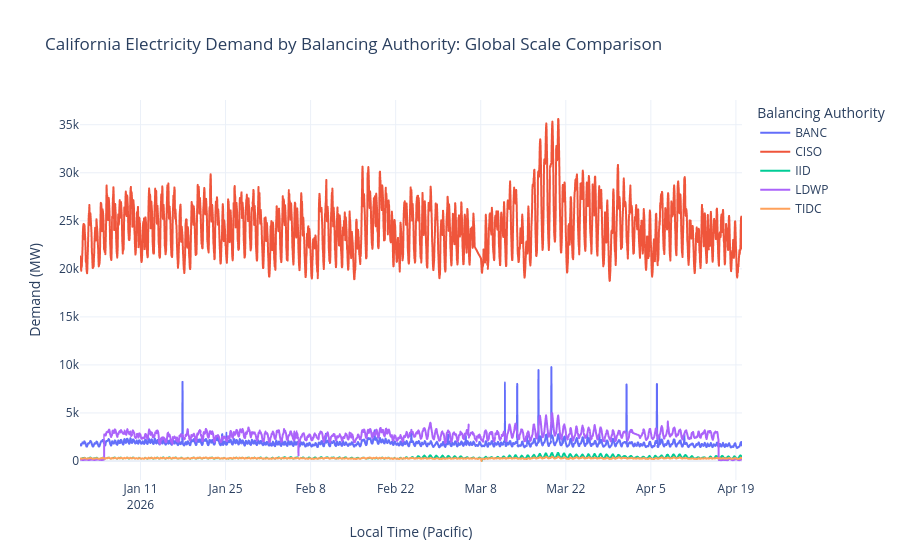

Write notebook code for a chart like this one.
### Markdown cell above
### Step 9: Combined Scale Comparison by Balancing Authority

To visually demonstrate the massive scale differences across the California grid network, this step plots all five balancing authorities on a shared coordinate axis. This visualization highlights the true macro footprint of our data before we split the streams for granular review.

### Code cell
# ============================================
# STEP 9: COMBINED SCALE COMPARISON BY BALANCING AUTHORITY
# ============================================

fig_compare = px.line(
    df_ca.sort_values(["balancing_authority", "local_time_pacific"]),
    x="local_time_pacific",
    y="demand_mw",
    color="balancing_authority",
    title="California Electricity Demand by Balancing Authority: Global Scale Comparison",
    labels={
        "local_time_pacific": "Local Time (Pacific)",
        "demand_mw": "Demand (MW)",
        "balancing_authority": "Balancing Authority",
    },
)

fig_compare.update_layout(template="plotly_white")
fig_compare.show()

### Figure 1 — Plotly figure (JSON) as saved in the notebook; plotly's stock layout.template omitted (floating-point values rounded to 4 significant figures; data arrays with more than 128 entries replaced by an {"elided": "..."} marker saying what was removed)
{"data": [{"hovertemplate": "Balancing Authority=BANC<br>Local Time (Pacific)=%{x}<br>Demand (MW)=%{y}<extra></extra>", "legendgroup": "BANC", "line": {"color": "#636efa", "dash": "solid"}, "marker": {"symbol": "circle"}, "mode": "lines", "name": "BANC", "showlegend": true, "type": "scattergl", "x": {"elided": "2614 str values"}, "xaxis": "x", "y": {"elided": "2614 float values"}, "yaxis": "y"}, {"hovertemplate": "Balancing Authority=CISO<br>Local Time (Pacific)=%{x}<br>Demand (MW)=%{y}<extra></extra>", "legendgroup": "CISO", "line": {"color": "#EF553B", "dash": "solid"}, "marker": {"symbol": "circle"}, "mode": "lines", "name": "CISO", "showlegend": true, "type": "scattergl", "x": {"elided": "2585 str values"}, "xaxis": "x", "y": {"elided": "2585 float values"}, "yaxis": "y"}, {"hovertemplate": "Balancing Authority=IID<br>Local Time (Pacific)=%{x}<br>Demand (MW)=%{y}<extra></extra>", "legendgroup": "IID", "line": {"color": "#00cc96", "dash": "solid"}, "marker": {"symbol": "circle"}, "mode": "lines", "name": "IID", "showlegend": true, "type": "scattergl", "x": {"elided": "2615 str values"}, "xaxis": "x", "y": {"elided": "2615 float values"}, "yaxis": "y"}, {"hovertemplate": "Balancing Authority=LDWP<br>Local Time (Pacific)=%{x}<br>Demand (MW)=%{y}<extra></extra>", "legendgroup": "LDWP", "line": {"color": "#ab63fa", "dash": "solid"}, "marker": {"symbol": "circle"}, "mode": "lines", "name": "LDWP", "showlegend": true, "type": "scattergl", "x": {"elided": "2591 str values"}, "xaxis": "x", "y": {"elided": "2591 float values"}, "yaxis": "y"}, {"hovertemplate": "Balancing Authority=TIDC<br>Local Time (Pacific)=%{x}<br>Demand (MW)=%{y}<extra></extra>", "legendgroup": "TIDC", "line": {"color": "#FFA15A", "dash": "solid"}, "marker": {"symbol": "circle"}, "mode": "lines", "name": "TIDC", "showlegend": true, "type": "scattergl", "x": {"elided": "2615 str values"}, "xaxis": "x", "y": {"elided": "2615 float values"}, "yaxis": "y"}], "layout": {"legend": {"title": {"text": "Balancing Authority"}, "tracegroupgap": 0}, "title": {"text": "California Electricity Demand by Balancing Authority: Global Scale Comparison"}, "xaxis": {"anchor": "y", "domain": [0, 1], "title": {"text": "Local Time (Pacific)"}}, "yaxis": {"anchor": "x", "domain": [0, 1], "title": {"text": "Demand (MW)"}}}}
